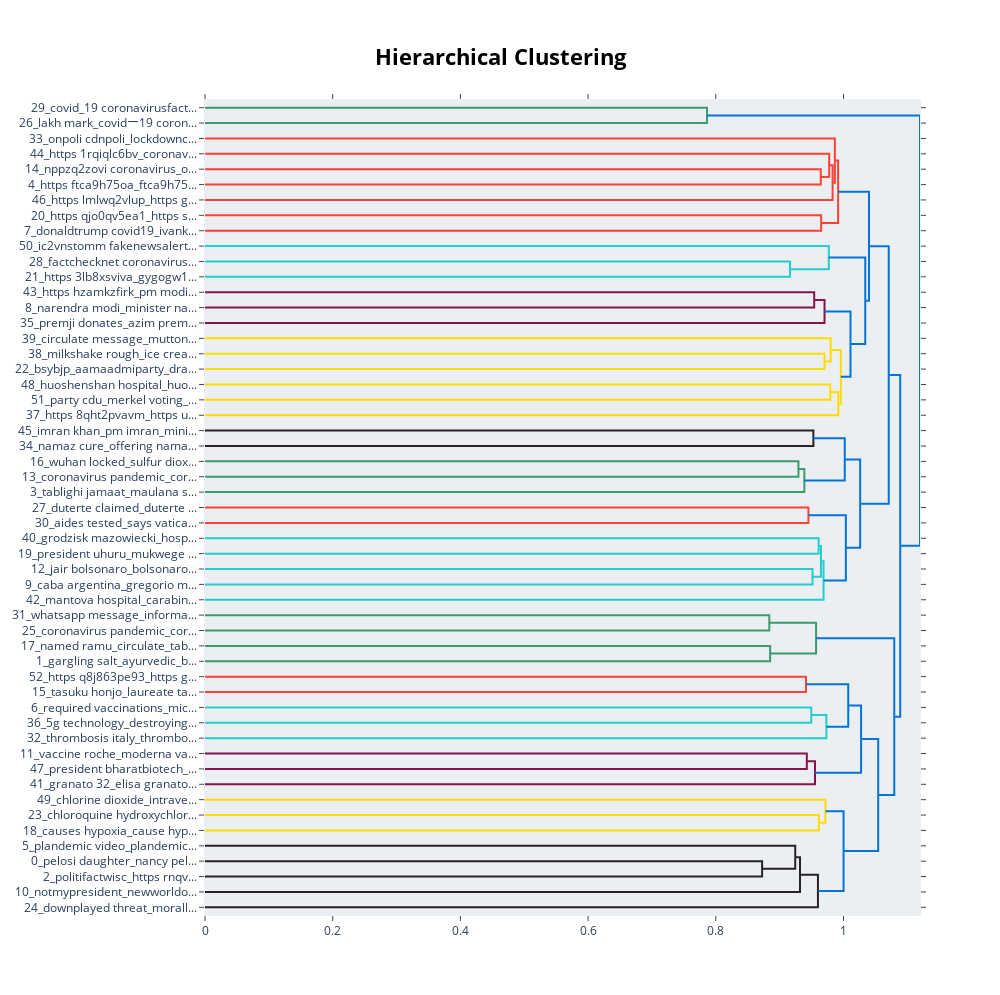

The notebook cell saved with this chart:
### Code cell
topic_model_fake.visualize_hierarchy()

### Figure 1 — Plotly figure (JSON) as saved in the notebook; plotly's stock layout.template omitted (floating-point values rounded to 4 significant figures)
{"data": [{"hoverinfo": "text", "marker": {"color": "rgb(61,153,112)"}, "mode": "lines", "type": "scatter", "x": [0, 0.7862, 0.7862, 0], "xaxis": "x", "y": [-5, -5, -15, -15], "yaxis": "y"}, {"hoverinfo": "text", "marker": {"color": "rgb(255,65,54)"}, "mode": "lines", "type": "scatter", "x": [0, 0.9644, 0.9644, 0], "xaxis": "x", "y": [-45, -45, -55, -55], "yaxis": "y"}, {"hoverinfo": "text", "marker": {"color": "rgb(255,65,54)"}, "mode": "lines", "type": "scatter", "x": [0, 0.9776, 0.9776, 0.9644], "xaxis": "x", "y": [-35, -35, -50, -50], "yaxis": "y"}, {"hoverinfo": "text", "marker": {"color": "rgb(255,65,54)"}, "mode": "lines", "type": "scatter", "x": [0.9776, 0.983, 0.983, 0], "xaxis": "x", "y": [-42.5, -42.5, -65, -65], "yaxis": "y"}, {"hoverinfo": "text", "marker": {"color": "rgb(255,65,54)"}, "mode": "lines", "type": "scatter", "x": [0, 0.9865, 0.9865, 0.983], "xaxis": "x", "y": [-25, -25, -53.75, -53.75], "yaxis": "y"}, {"hoverinfo": "text", "marker": {"color": "rgb(255,65,54)"}, "mode": "lines", "type": "scatter", "x": [0, 0.965, 0.965, 0], "xaxis": "x", "y": [-75, -75, -85, -85], "yaxis": "y"}, {"hoverinfo": "text", "marker": {"color": "rgb(255,65,54)"}, "mode": "lines", "type": "scatter", "x": [0.9865, 0.9916, 0.9916, 0.965], "xaxis": "x", "y": [-39.38, -39.38, -80, -80], "yaxis": "y"}, {"hoverinfo": "text", "marker": {"color": "rgb(35,205,205)"}, "mode": "lines", "type": "scatter", "x": [0, 0.9163, 0.9163, 0], "xaxis": "x", "y": [-105, -105, -115, -115], "yaxis": "y"}, {"hoverinfo": "text", "marker": {"color": "rgb(35,205,205)"}, "mode": "lines", "type": "scatter", "x": [0, 0.977, 0.977, 0.9163], "xaxis": "x", "y": [-95, -95, -110, -110], "yaxis": "y"}, {"hoverinfo": "text", "marker": {"color": "rgb(133,20,75)"}, "mode": "lines", "type": "scatter", "x": [0, 0.9542, 0.9542, 0], "xaxis": "x", "y": [-125, -125, -135, -135], "yaxis": "y"}, {"hoverinfo": "text", "marker": {"color": "rgb(133,20,75)"}, "mode": "lines", "type": "scatter", "x": [0.9542, 0.9703, 0.9703, 0], "xaxis": "x", "y": [-130, -130, -145, -145], "yaxis": "y"}, {"hoverinfo": "text", "marker": {"color": "rgb(255,220,0)"}, "mode": "lines", "type": "scatter", "x": [0, 0.9702, 0.9702, 0], "xaxis": "x", "y": [-165, -165, -175, -175], "yaxis": "y"}, {"hoverinfo": "text", "marker": {"color": "rgb(255,220,0)"}, "mode": "lines", "type": "scatter", "x": [0, 0.9799, 0.9799, 0.9702], "xaxis": "x", "y": [-155, -155, -170, -170], "yaxis": "y"}, {"hoverinfo": "text", "marker": {"color": "rgb(255,220,0)"}, "mode": "lines", "type": "scatter", "x": [0, 0.9793, 0.9793, 0], "xaxis": "x", "y": [-185, -185, -195, -195], "yaxis": "y"}, {"hoverinfo": "text", "marker": {"color": "rgb(255,220,0)"}, "mode": "lines", "type": "scatter", "x": [0.9793, 0.9919, 0.9919, 0], "xaxis": "x", "y": [-190, -190, -205, -205], "yaxis": "y"}, {"hoverinfo": "text", "marker": {"color": "rgb(255,220,0)"}, "mode": "lines", "type": "scatter", "x": [0.9799, 0.9958, 0.9958, 0.9919], "xaxis": "x", "y": [-162.5, -162.5, -197.5, -197.5], "yaxis": "y"}, {"hoverinfo": "text", "marker": {"color": "rgb(0,116,217)"}, "mode": "lines", "type": "scatter", "x": [0.9703, 1.011, 1.011, 0.9958], "xaxis": "x", "y": [-137.5, -137.5, -180, -180], "yaxis": "y"}, {"hoverinfo": "text", "marker": {"color": "rgb(0,116,217)"}, "mode": "lines", "type": "scatter", "x": [0.977, 1.034, 1.034, 1.011], "xaxis": "x", "y": [-102.5, -102.5, -158.8, -158.8], "yaxis": "y"}, {"hoverinfo": "text", "marker": {"color": "rgb(0,116,217)"}, "mode": "lines", "type": "scatter", "x": [0.9916, 1.04, 1.04, 1.034], "xaxis": "x", "y": [-59.69, -59.69, -130.6, -130.6], "yaxis": "y"}, {"hoverinfo": "text", "marker": {"color": "rgb(40,35,35)"}, "mode": "lines", "type": "scatter", "x": [0, 0.9528, 0.9528, 0], "xaxis": "x", "y": [-215, -215, -225, -225], "yaxis": "y"}, {"hoverinfo": "text", "marker": {"color": "rgb(61,153,112)"}, "mode": "lines", "type": "scatter", "x": [0, 0.9294, 0.9294, 0], "xaxis": "x", "y": [-235, -235, -245, -245], "yaxis": "y"}, {"hoverinfo": "text", "marker": {"color": "rgb(61,153,112)"}, "mode": "lines", "type": "scatter", "x": [0.9294, 0.9387, 0.9387, 0], "xaxis": "x", "y": [-240, -240, -255, -255], "yaxis": "y"}, {"hoverinfo": "text", "marker": {"color": "rgb(0,116,217)"}, "mode": "lines", "type": "scatter", "x": [0.9528, 1.002, 1.002, 0.9387], "xaxis": "x", "y": [-220, -220, -247.5, -247.5], "yaxis": "y"}, {"hoverinfo": "text", "marker": {"color": "rgb(255,65,54)"}, "mode": "lines", "type": "scatter", "x": [0, 0.9451, 0.9451, 0], "xaxis": "x", "y": [-265, -265, -275, -275], "yaxis": "y"}, {"hoverinfo": "text", "marker": {"color": "rgb(35,205,205)"}, "mode": "lines", "type": "scatter", "x": [0, 0.961, 0.961, 0], "xaxis": "x", "y": [-285, -285, -295, -295], "yaxis": "y"}, {"hoverinfo": "text", "marker": {"color": "rgb(35,205,205)"}, "mode": "lines", "type": "scatter", "x": [0, 0.9515, 0.9515, 0], "xaxis": "x", "y": [-305, -305, -315, -315], "yaxis": "y"}, {"hoverinfo": "text", "marker": {"color": "rgb(35,205,205)"}, "mode": "lines", "type": "scatter", "x": [0.961, 0.9647, 0.9647, 0.9515], "xaxis": "x", "y": [-290, -290, -310, -310], "yaxis": "y"}, {"hoverinfo": "text", "marker": {"color": "rgb(35,205,205)"}, "mode": "lines", "type": "scatter", "x": [0.9647, 0.9688, 0.9688, 0], "xaxis": "x", "y": [-300, -300, -325, -325], "yaxis": "y"}, {"hoverinfo": "text", "marker": {"color": "rgb(0,116,217)"}, "mode": "lines", "type": "scatter", "x": [0.9451, 1.004, 1.004, 0.9688], "xaxis": "x", "y": [-270, -270, -312.5, -312.5], "yaxis": "y"}, {"hoverinfo": "text", "marker": {"color": "rgb(0,116,217)"}, "mode": "lines", "type": "scatter", "x": [1.002, 1.026, 1.026, 1.004], "xaxis": "x", "y": [-233.8, -233.8, -291.2, -291.2], "yaxis": "y"}, {"hoverinfo": "text", "marker": {"color": "rgb(0,116,217)"}, "mode": "lines", "type": "scatter", "x": [1.04, 1.071, 1.071, 1.026], "xaxis": "x", "y": [-95.16, -95.16, -262.5, -262.5], "yaxis": "y"}, {"hoverinfo": "text", "marker": {"color": "rgb(61,153,112)"}, "mode": "lines", "type": "scatter", "x": [0, 0.8838, 0.8838, 0], "xaxis": "x", "y": [-335, -335, -345, -345], "yaxis": "y"}, {"hoverinfo": "text", "marker": {"color": "rgb(61,153,112)"}, "mode": "lines", "type": "scatter", "x": [0, 0.8851, 0.8851, 0], "xaxis": "x", "y": [-355, -355, -365, -365], "yaxis": "y"}, {"hoverinfo": "text", "marker": {"color": "rgb(61,153,112)"}, "mode": "lines", "type": "scatter", "x": [0.8838, 0.9571, 0.9571, 0.8851], "xaxis": "x", "y": [-340, -340, -360, -360], "yaxis": "y"}, {"hoverinfo": "text", "marker": {"color": "rgb(255,65,54)"}, "mode": "lines", "type": "scatter", "x": [0, 0.9412, 0.9412, 0], "xaxis": "x", "y": [-375, -375, -385, -385], "yaxis": "y"}, {"hoverinfo": "text", "marker": {"color": "rgb(35,205,205)"}, "mode": "lines", "type": "scatter", "x": [0, 0.9495, 0.9495, 0], "xaxis": "x", "y": [-395, -395, -405, -405], "yaxis": "y"}, {"hoverinfo": "text", "marker": {"color": "rgb(35,205,205)"}, "mode": "lines", "type": "scatter", "x": [0.9495, 0.9732, 0.9732, 0], "xaxis": "x", "y": [-400, -400, -415, -415], "yaxis": "y"}, {"hoverinfo": "text", "marker": {"color": "rgb(0,116,217)"}, "mode": "lines", "type": "scatter", "x": [0.9412, 1.007, 1.007, 0.9732], "xaxis": "x", "y": [-380, -380, -407.5, -407.5], "yaxis": "y"}, {"hoverinfo": "text", "marker": {"color": "rgb(133,20,75)"}, "mode": "lines", "type": "scatter", "x": [0, 0.9426, 0.9426, 0], "xaxis": "x", "y": [-425, -425, -435, -435], "yaxis": "y"}, {"hoverinfo": "text", "marker": {"color": "rgb(133,20,75)"}, "mode": "lines", "type": "scatter", "x": [0.9426, 0.9554, 0.9554, 0], "xaxis": "x", "y": [-430, -430, -445, -445], "yaxis": "y"}, {"hoverinfo": "text", "marker": {"color": "rgb(0,116,217)"}, "mode": "lines", "type": "scatter", "x": [1.007, 1.028, 1.028, 0.9554], "xaxis": "x", "y": [-393.8, -393.8, -437.5, -437.5], "yaxis": "y"}, {"hoverinfo": "text", "marker": {"color": "rgb(255,220,0)"}, "mode": "lines", "type": "scatter", "x": [0, 0.9614, 0.9614, 0], "xaxis": "x", "y": [-465, -465, -475, -475], "yaxis": "y"}, {"hoverinfo": "text", "marker": {"color": "rgb(255,220,0)"}, "mode": "lines", "type": "scatter", "x": [0, 0.9718, 0.9718, 0.9614], "xaxis": "x", "y": [-455, -455, -470, -470], "yaxis": "y"}, {"hoverinfo": "text", "marker": {"color": "rgb(40,35,35)"}, "mode": "lines", "type": "scatter", "x": [0, 0.8726, 0.8726, 0], "xaxis": "x", "y": [-495, -495, -505, -505], "yaxis": "y"}, {"hoverinfo": "text", "marker": {"color": "rgb(40,35,35)"}, "mode": "lines", "type": "scatter", "x": [0, 0.9244, 0.9244, 0.8726], "xaxis": "x", "y": [-485, -485, -500, -500], "yaxis": "y"}, {"hoverinfo": "text", "marker": {"color": "rgb(40,35,35)"}, "mode": "lines", "type": "scatter", "x": [0.9244, 0.9319, 0.9319, 0], "xaxis": "x", "y": [-492.5, -492.5, -515, -515], "yaxis": "y"}, {"hoverinfo": "text", "marker": {"color": "rgb(40,35,35)"}, "mode": "lines", "type": "scatter", "x": [0.9319, 0.96, 0.96, 0], "xaxis": "x", "y": [-503.8, -503.8, -525, -525], "yaxis": "y"}, {"hoverinfo": "text", "marker": {"color": "rgb(0,116,217)"}, "mode": "lines", "type": "scatter", "x": [0.9718, 1.0, 1.0, 0.96], "xaxis": "x", "y": [-462.5, -462.5, -514.4, -514.4], "yaxis": "y"}, {"hoverinfo": "text", "marker": {"color": "rgb(0,116,217)"}, "mode": "lines", "type": "scatter", "x": [1.028, 1.054, 1.054, 1.0], "xaxis": "x", "y": [-415.6, -415.6, -488.4, -488.4], "yaxis": "y"}, {"hoverinfo": "text", "marker": {"color": "rgb(0,116,217)"}, "mode": "lines", "type": "scatter", "x": [0.9571, 1.08, 1.08, 1.054], "xaxis": "x", "y": [-350, -350, -452.0, -452.0], "yaxis": "y"}, {"hoverinfo": "text", "marker": {"color": "rgb(0,116,217)"}, "mode": "lines", "type": "scatter", "x": [1.071, 1.089, 1.089, 1.08], "xaxis": "x", "y": [-178.8, -178.8, -401.0, -401.0], "yaxis": "y"}, {"hoverinfo": "text", "marker": {"color": "rgb(0,116,217)"}, "mode": "lines", "type": "scatter", "x": [0.7862, 1.12, 1.12, 1.089], "xaxis": "x", "y": [-10, -10, -289.9, -289.9], "yaxis": "y"}], "layout": {"autosize": false, "height": 995, "hoverlabel": {"bgcolor": "white", "font": {"family": "Rockwell", "size": 16}}, "hovermode": "closest", "plot_bgcolor": "#ECEFF1", "showlegend": false, "title": {"font": {"color": "Black", "size": 22}, "text": "<b>Hierarchical Clustering</b>", "x": 0.5, "xanchor": "center", "yanchor": "top"}, "width": 1000, "xaxis": {"mirror": "allticks", "rangemode": "tozero", "showgrid": false, "showline": true, "showticklabels": true, "ticks": "outside", "type": "linear", "zeroline": false}, "yaxis": {"mirror": "allticks", "range": [-530, 0], "rangemode": "tozero", "showgrid": false, "showline": true, "showticklabels": true, "tickmode": "array", "ticks": "outside", "ticktext": ["29_covid_19 coronavirusfact...", "26_lakh mark_covidー19 coron...", "33_onpoli cdnpoli_lockdownc...", "44_https 1rqiqlc6bv_coronav...", "14_nppzq2zovi coronavirus_o...", "4_https ftca9h75oa_ftca9h75...", "46_https lmlwq2vlup_https g...", "20_https qjo0qv5ea1_https s...", "7_donaldtrump covid19_ivank...", "50_ic2vnstomm fakenewsalert...", "28_factchecknet coronavirus...", "21_https 3lb8xsviva_gygogw1...", "43_https hzamkzfirk_pm modi...", "8_narendra modi_minister na...", "35_premji donates_azim prem...", "39_circulate message_mutton...", "38_milkshake rough_ice crea...", "22_bsybjp_aamaadmiparty_dra...", "48_huoshenshan hospital_huo...", "51_party cdu_merkel voting_...", "37_https 8qht2pvavm_https u...", "45_imran khan_pm imran_mini...", "34_namaz cure_offering nama...", "16_wuhan locked_sulfur diox...", "13_coronavirus pandemic_cor...", "3_tablighi jamaat_maulana s...", "27_duterte claimed_duterte ...", "30_aides tested_says vatica...", "40_grodzisk mazowiecki_hosp...", "19_president uhuru_mukwege ...", "12_jair bolsonaro_bolsonaro...", "9_caba argentina_gregorio m...", "42_mantova hospital_carabin...", "31_whatsapp message_informa...", "25_coronavirus pandemic_cor...", "17_named ramu_circulate_tab...", "1_gargling salt_ayurvedic_b...", "52_https q8j863pe93_https g...", "15_tasuku honjo_laureate ta...", "6_required vaccinations_mic...", "36_5g technology_destroying...", "32_thrombosis italy_thrombo...", "11_vaccine roche_moderna va...", "47_president bharatbiotech_...", "41_granato 32_elisa granato...", "49_chlorine dioxide_intrave...", "23_chloroquine hydroxychlor...", "18_causes hypoxia_cause hyp...", "5_plandemic video_plandemic...", "0_pelosi daughter_nancy pel...", "2_politifactwisc_https rnqv...", "10_notmypresident_newworldo...", "24_downplayed threat_morall..."], "tickvals": [-5, -15, -25, -35, -45, -55, -65, -75, -85, -95, -105, -115, -125, -135, -145, -155, -165, -175, -185, -195, -205, -215, -225, -235, -245, -255, -265, -275, -285, -295, -305, -315, -325, -335, -345, -355, -365, -375, -385, -395, -405, -415, -425, -435, -445, -455, -465, -475, -485, -495, -505, -515, -525], "type": "linear", "zeroline": false}}}
